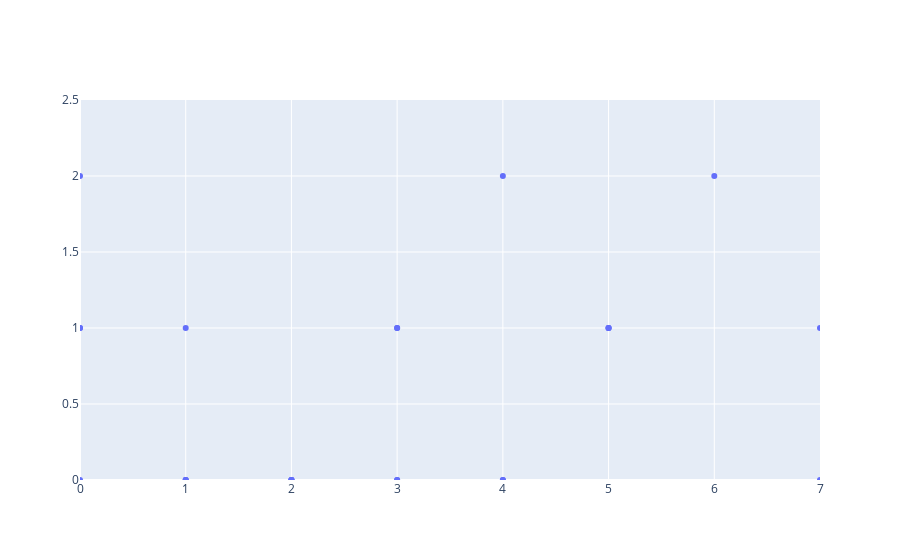

Write notebook code for a chart like this one.
### Code cell
fig = go.Figure(data=go.Scatter(x=shots[shots['PLAYER_NAME']=='Ben Simmons']['LOC_X'],
                                y=shots[shots['PLAYER_NAME']=='Ben Simmons']['LOC_Y'],
                                mode = 'markers'
                     )
             )
fig.update_xaxes(range=[0, 7])
fig.update_yaxes(range=[0, 2.5])
fig.show()

### Figure 1 — Plotly figure (JSON) as saved in the notebook; plotly's stock layout.template omitted (floating-point values rounded to 4 significant figures; data arrays with more than 128 entries replaced by an {"elided": "..."} marker saying what was removed)
{"data": [{"mode": "markers", "type": "scatter", "x": {"elided": "2099 int values"}, "y": {"elided": "2099 int values"}}], "layout": {"xaxis": {"range": [0, 7]}, "yaxis": {"range": [0, 2.5]}}}
